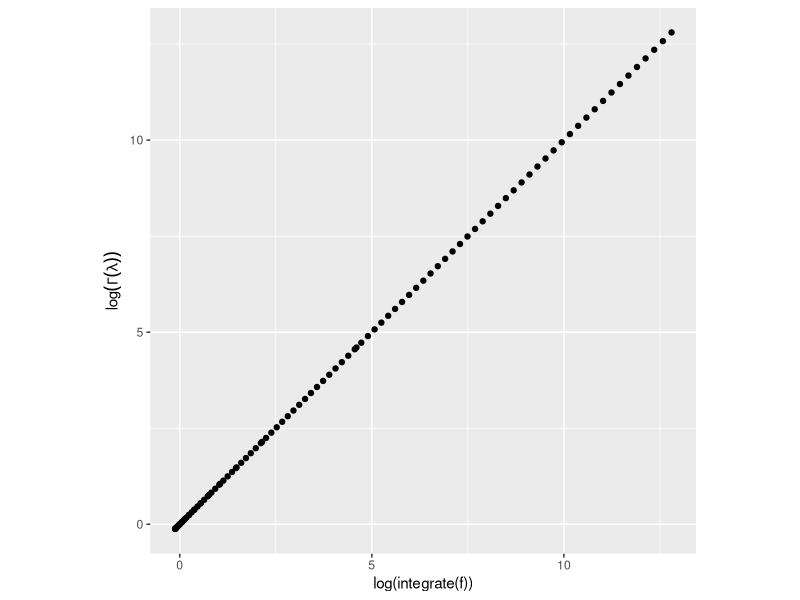
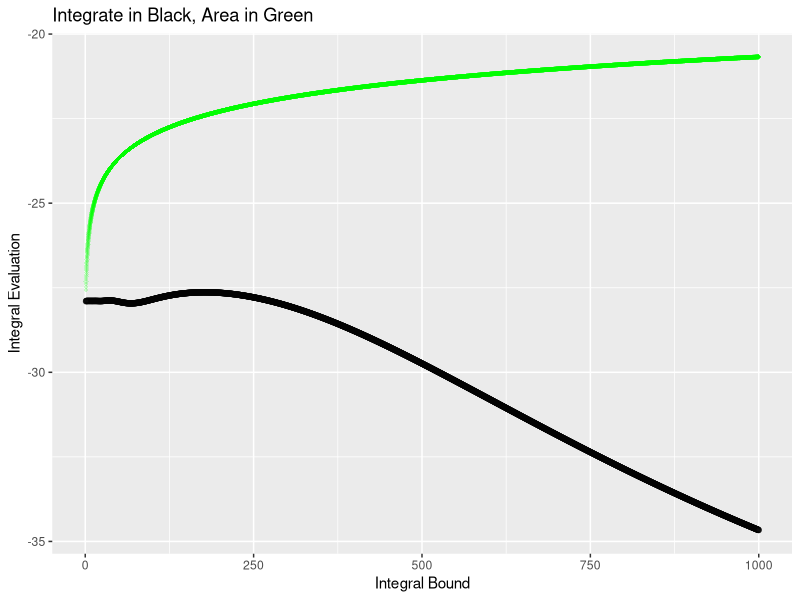
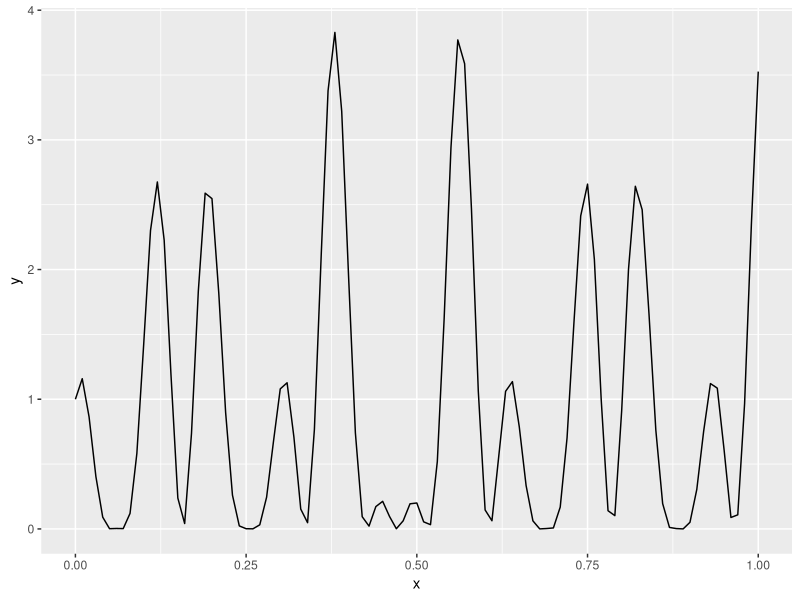
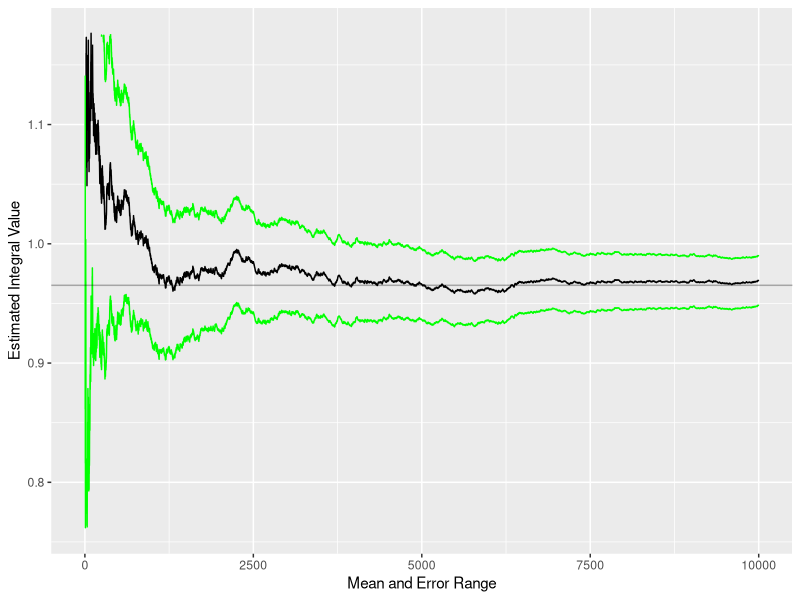
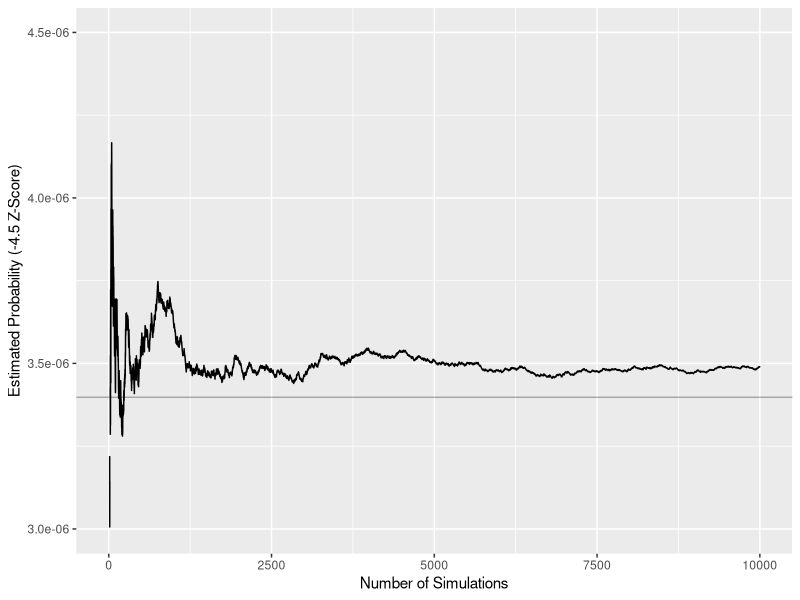
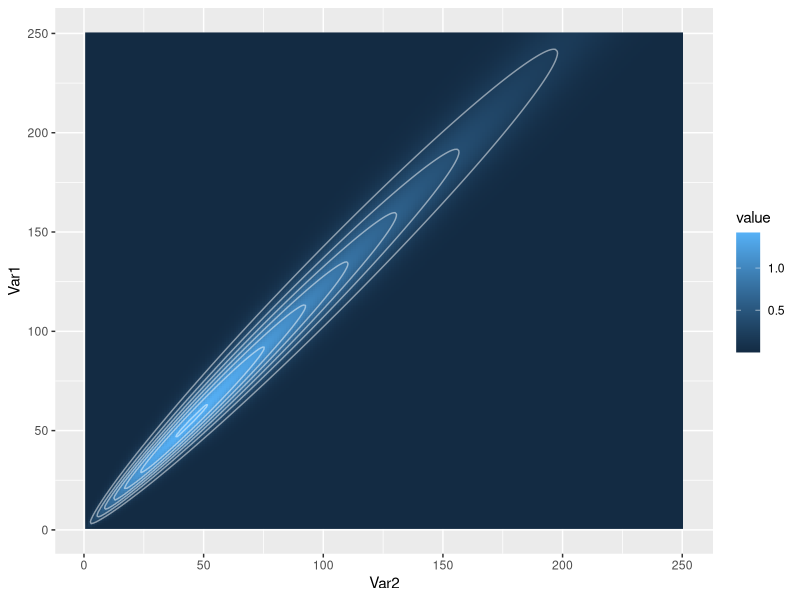
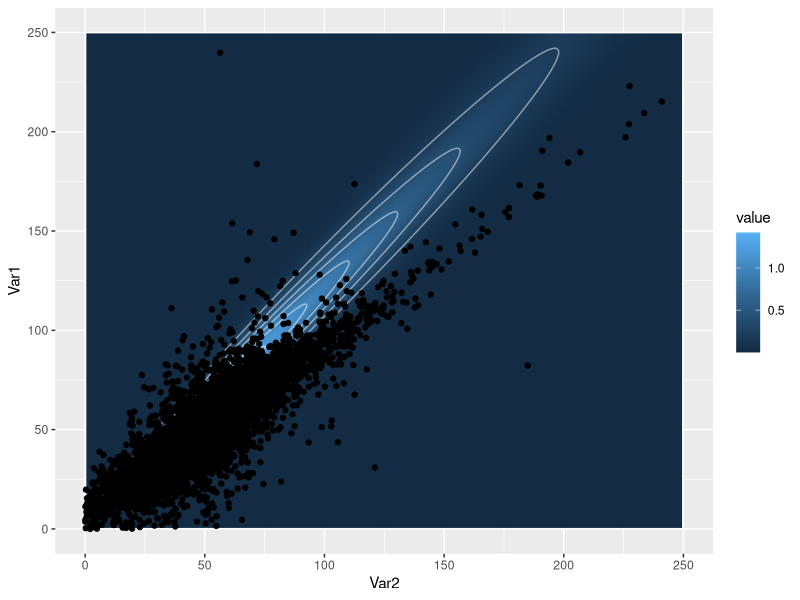

The R source for these figures, in order:
## ---- chunk 1
knitr::opts_chunk$set(echo = TRUE, tidy.opts = list(width.cutoff = 70), tidy = TRUE)
library(magrittr)
library(dplyr)
library(ggplot2)
theme_set(new = theme_gray())
options(warn=-1)
## ---- chunk 2
# create function to get integrate() values 
int_gam <- function(lambda){
  integrate(function(x){
    x^(lambda - 1) * exp(-x)
  }, 0, Inf)$val
}

# make data frames 
log_int_gam <- seq(0.01, 10, length.out = 100) %>% sapply(int_gam) %>% log() %>% tibble("output" = .)
log_gam_fun <- seq(0.01, 10, length.out = 100) %>% sapply(lgamma) %>% tibble("output" = .)

# plot 
ggplot() + geom_point(aes(x = log_int_gam$output, y = log_gam_fun$output)) + coord_fixed() + 
  xlab("log(integrate(f))") + ylab(expression(log(Gamma(lambda))))

## ---- chunk 3
# define 10 cauchys
ten_cauchy <- rcauchy(10) + 350

# take the product of ten cauchys 
likelihood <- function(theta){
  u <- dcauchy(ten_cauchy[1] - theta)
  for (i in 2:10){
    u <- u * dcauchy(ten_cauchy[i] - theta)
  }
  return(u)
}

# integrate product over +- inf
integrate(likelihood, -Inf, Inf)
## ---- chunk 4
# define 10 cauchys
ten_cauchy <- rcauchy(10)

# create integrate() function
cauc_int <- function(a){
  integrate(likelihood, -a, a)$val
}

# create area() function
cauc_area <- function(a){
  MASS::area(likelihood, -a, a)
}

# create vector of thetas
thetas <- seq(1, 10^3, length.out = 10^4)

# make dataframes 
cauc_integrate <- thetas %>% sapply(cauc_int) %>% log() %>% tibble("output" = .)
cauc_area <- thetas %>% sapply(cauc_area) %>% log() %>% tibble("output" = .)

# find dataframe range 
bounds <- cbind(cauc_area, cauc_integrate) %>% range()
bounds
ggplot() + 
  geom_point(aes(x = thetas, y = cauc_integrate$output), shape = 1, alpha = 0.2) + 
  geom_point(aes(x = thetas, y = cauc_area$output), shape = 18, color = 'green', alpha = 0.2) + 
  ylim(bounds) + xlab("Integral Bound") + ylab("Integral Evaluation") + 
  ggtitle("Integrate in Black, Area in Green")
## ---- chunk 5
# define function 
sin_cos_fn <- function(x){
  return((cos(50 * x) + sin(20 * x))^2)
}

# get integrate() area 
integrate(sin_cos_fn, 0, 1)

# plot function
ggplot(tibble(x = c(0, 0.2, 0.4, 0.6, 0.8, 1.0)), aes(x)) + stat_function(fun = sin_cos_fn)
## ---- chunk 6
# run 10^4 uniform samples through our function 
unif_rvs <- sin_cos_fn(runif(10^4))

# get estimate of integral area 
estimated_integral <- cumsum(unif_rvs) / (1:10^4)

# get estimate of error 
estimation_error <- sqrt(cumsum((unif_rvs - estimated_integral)^2)) / (1:10^4)

# add to tibble
estimated <- tibble("Integral" = estimated_integral, "Error" = estimation_error) %>% mutate("Index" = row_number()) %>% select("Index", "Integral", "Error")

# value of integral 
max(estimated_integral[9750:10^4])

# plot
ggplot(estimated, aes(x = estimated$Index, y = estimated$Integral)) + geom_line() +
  xlab("Mean and Error Range") + ylab("Estimated Integral Value") +
  ylim(mean(unif_rvs) + 20 * c(-estimated$Error[10^4], estimated$Error[10^4])) +
  geom_line(aes(y = estimated$Integral + 2 * estimated$Error), color = "green") + 
  geom_line(aes(y = estimated$Integral - 2 * estimated$Error), color = "green") + 
  geom_hline(yintercept = 0.9652009, alpha = 0.3)
## ---- chunk 7
# parameters 
numsims <- 10^4

# g
exp_dists <- rexp(numsims) + 4.5

# ratio 
norm_exp_ratio <- dnorm(exp_dists) / dexp(exp_dists - 4.5)

# importance sampling estimator
imp_samp_est <- cumsum(norm_exp_ratio) / 1:numsims

# place in tibble 
norm_exp <- tibble("Importance_Sampling_Estimator" = imp_samp_est, "Normal_Exponential_Ratio" = norm_exp_ratio) %>% mutate("Index" = row_number()) %>% select("Index", "Importance_Sampling_Estimator", "Normal_Exponential_Ratio")

# plot 
ggplot(norm_exp, aes(x = norm_exp$Index, y = norm_exp$Importance_Sampling_Estimator)) + geom_line() +
  xlab("Number of Simulations") + ylab("Estimated Probability (-4.5 Z-Score)") + ylim(c(3e-06, 4.5e-06)) + 
  geom_hline(yintercept = pnorm(-4.5), alpha = 0.3)
## ---- chunk 8
# define beta gamma conjugate function
beta_gamma <- function(a, b){
  exp(2 * (lgamma(a + b) - lgamma(a) - lgamma(b)) + a * log(0.3) + b * log(0.2))
}

# parameters for grid
alpha_a <- 1:250
beta_b <- 1:250

# outer creates  a matrix of dimension dim(a), dim(b) whose A[i, j] element is f(a[i], b[j])
points <- outer(alpha_a, beta_b, beta_gamma)

# melt takes wide-format data and melts it into long form data
points <- reshape2::melt(points)

# plot
ggplot(points, aes(x = Var2, y = Var1)) + geom_raster(aes(fill = value)) + geom_contour(aes(z = value), colour = "white", alpha = 0.5)
## ---- chunk 9
# create matrix of student t samples 
student_t_samples <- matrix(rt(2*10^4, 3), ncol = 2)

# scale matrix
scale_sigma <- matrix(c(220, 190, 190, 210), ncol = 2)

# generate student t points
student_t_points <- t(t(chol(scale_sigma)) %*% t(student_t_samples) + c(50, 50))
student_t_points <- student_t_points %>% as_tibble()

# plot 
ggplot(points, aes(x = Var2, y = Var1)) +
  geom_raster(aes(fill = value)) + geom_contour(aes(z = value), colour = "white", alpha = 0.5) +
  geom_point(data = student_t_points , aes(x = V1, y = V2)) + 
  xlim(c(0, 250)) + ylim(c(0, 250))
